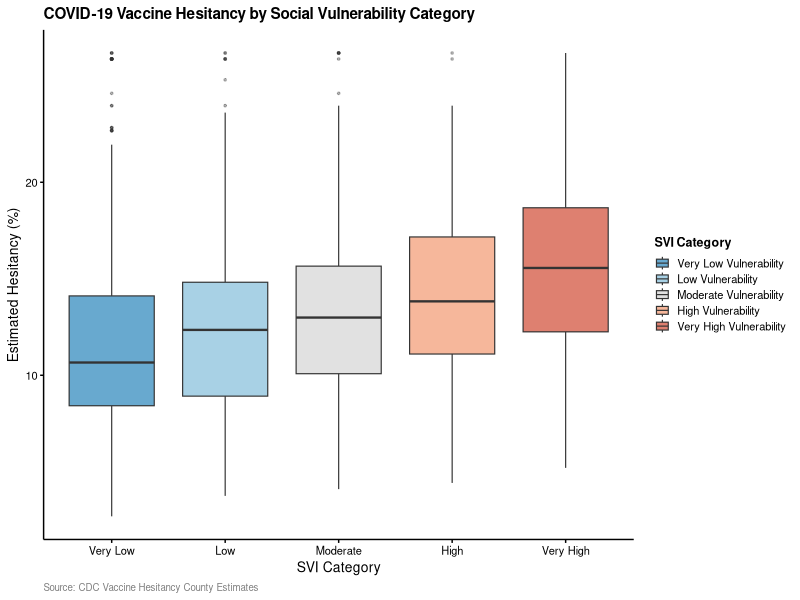
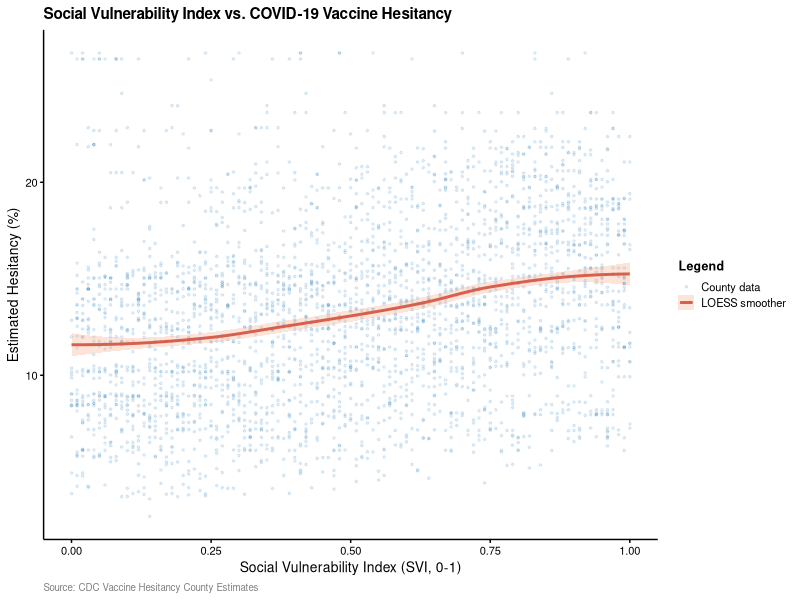
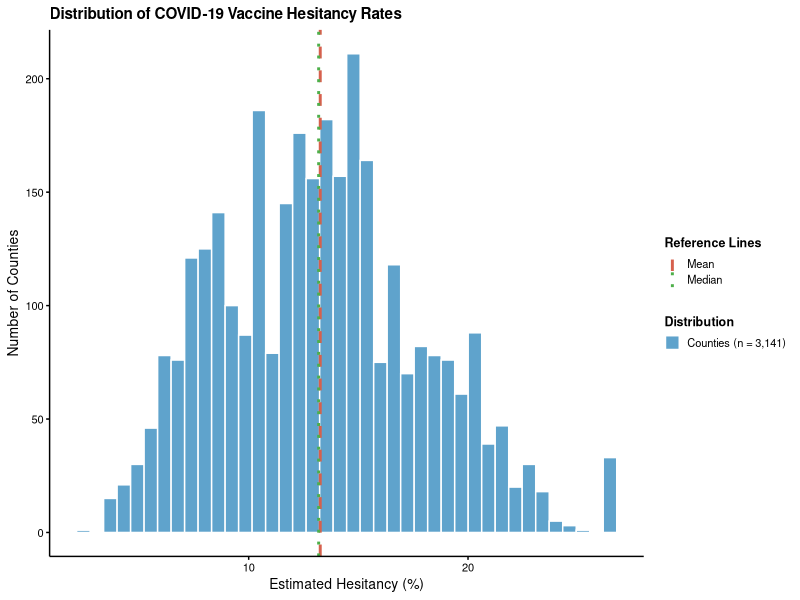
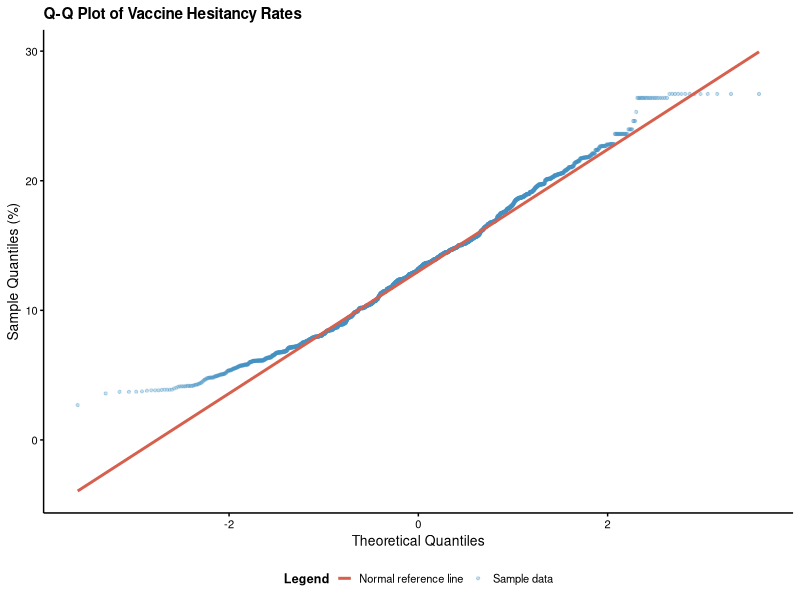
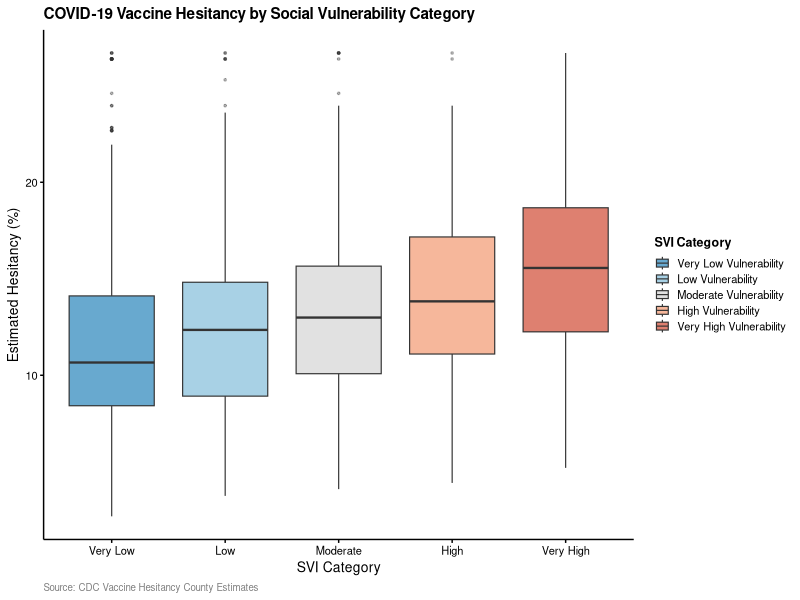
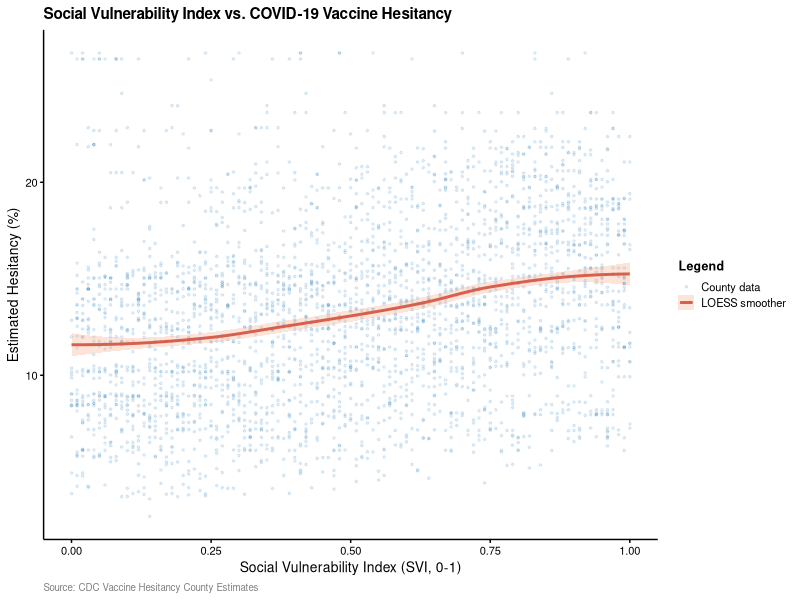
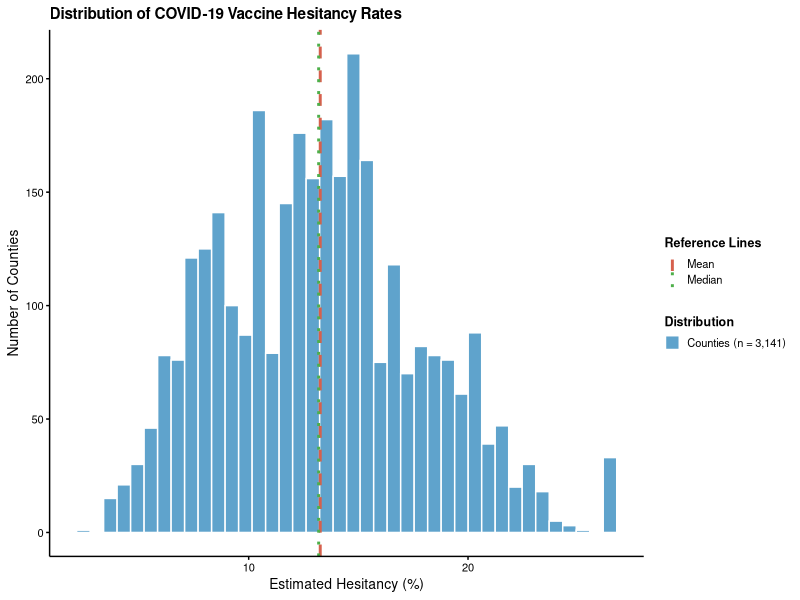
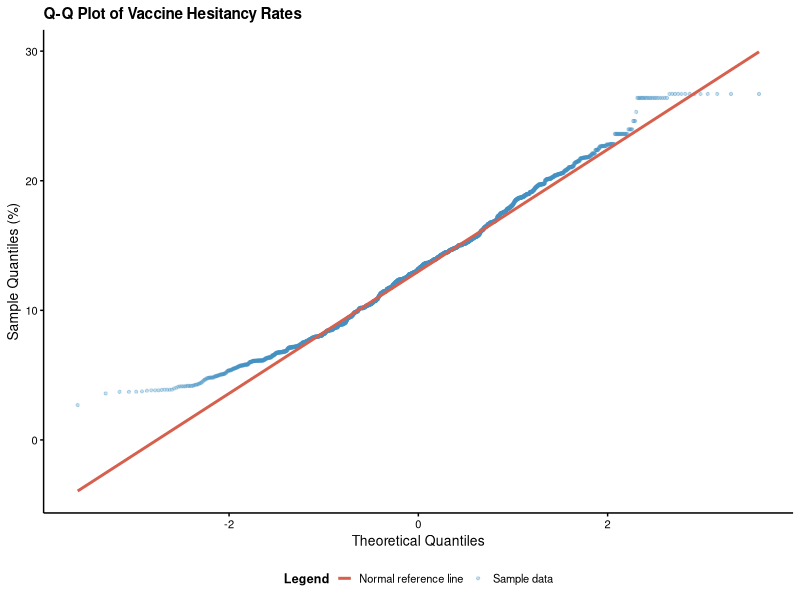

Reproduce these figures in R, in order.
# =============================================================================
# VTPEH 6270 - Checkpoint 6
# Author: Sowmya Srinivasan
# Date: 2026-04-14
# Research Question: Is COVID-19 vaccine hesitancy higher in counties with
#                    higher Social Vulnerability Index (SVI)?
# =============================================================================

# -----------------------------------------------------------------------------
# 1. Load Libraries
# -----------------------------------------------------------------------------
library(readxl)
library(dplyr)
library(ggplot2)
library(knitr)
library(kableExtra)
library(tidyr)

# -----------------------------------------------------------------------------
# 2. Load Data
# -----------------------------------------------------------------------------
setwd("/Users/sowmya427/Desktop/VTPEH-6270-R-Lab/data")

raw <- read.csv("R Lab_Vaccine_Hesitancy.csv", check.names = FALSE)

cat("Column names:\n")
print(names(raw))

# -----------------------------------------------------------------------------
# 3. Clean and Rename Variables
# -----------------------------------------------------------------------------
df <- raw %>%
  rename(
    fips               = `FIPS Code`,
    county             = `County Name`,
    state              = `State`,
    hesitant           = `Estimated hesitant`,
    hesitant_or_unsure = `Estimated hesitant or unsure`,
    strongly_hesitant  = `Estimated strongly hesitant`,
    svi                = `Social Vulnerability Index (SVI)`,
    svi_cat            = `SVI Category`,
    vax_rate           = `Percent adults fully vaccinated against COVID-19 (as of 6/10/21)`,
    pct_hispanic       = `Percent Hispanic`,
    pct_black          = `Percent non-Hispanic Black`,
    pct_white          = `Percent non-Hispanic White`
  ) %>%
  mutate(
    hesitant_pct = as.numeric(gsub("%", "", hesitant)),
    vax_rate_pct = as.numeric(gsub("%", "", vax_rate)),
    svi_cat = factor(
      svi_cat,
      levels = c(
        "Very Low Vulnerability",
        "Low Vulnerability",
        "Moderate Vulnerability",
        "High Vulnerability",
        "Very High Vulnerability"
      )
    )
  ) %>%
  filter(!is.na(svi), !is.na(hesitant_pct))

cat("Final sample size:", nrow(df), "counties\n")

# -----------------------------------------------------------------------------
# 4. Create Figures Output Directory
# -----------------------------------------------------------------------------
dir.create("figures/CP06", recursive = TRUE, showWarnings = FALSE)

# -----------------------------------------------------------------------------
# 5. Nature Theme
# -----------------------------------------------------------------------------
theme_nature <- function(base_size = 10) {
  theme_classic(base_size = base_size) +
    theme(
      text             = element_text(family = "sans"),
      axis.title       = element_text(size = base_size, color = "black"),
      axis.text        = element_text(size = base_size - 2, color = "black"),
      axis.line        = element_line(color = "black", linewidth = 0.5),
      axis.ticks       = element_line(color = "black", linewidth = 0.5),
      legend.text      = element_text(size = base_size - 2),
      legend.title     = element_text(size = base_size - 1, face = "bold"),
      legend.key.size  = unit(0.4, "cm"),
      plot.title       = element_text(size = base_size + 1, face = "bold", hjust = 0),
      plot.caption     = element_text(size = base_size - 3, color = "gray50", hjust = 0),
      panel.border     = element_blank(),
      strip.background = element_blank()
    )
}

# -----------------------------------------------------------------------------
# 6. Descriptive Statistics Table
# -----------------------------------------------------------------------------
summary_tbl <- df %>%
  group_by(svi_cat) %>%
  summarise(
    n      = n(),
    Mean   = round(mean(hesitant_pct), 2),
    SD     = round(sd(hesitant_pct), 2),
    Median = round(median(hesitant_pct), 2),
    Min    = round(min(hesitant_pct), 2),
    Max    = round(max(hesitant_pct), 2),
    .groups = "drop"
  )

print(summary_tbl)

# -----------------------------------------------------------------------------
# 7. Figure 1 - Boxplot
# -----------------------------------------------------------------------------
p_box <- ggplot(df, aes(x = svi_cat, y = hesitant_pct, fill = svi_cat)) +
  geom_boxplot(
    alpha         = 0.80,
    outlier.size  = 0.6,
    outlier.alpha = 0.35,
    linewidth     = 0.4
  ) +
  scale_fill_manual(
    name   = "SVI Category",
    values = c(
      "Very Low Vulnerability"  = "#4393C3",
      "Low Vulnerability"       = "#92C5DE",
      "Moderate Vulnerability"  = "#D9D9D9",
      "High Vulnerability"      = "#F4A582",
      "Very High Vulnerability" = "#D6604D"
    )
  ) +
  scale_x_discrete(
    labels = c("Very Low", "Low", "Moderate", "High", "Very High")
  ) +
  labs(
    title   = "COVID-19 Vaccine Hesitancy by Social Vulnerability Category",
    x       = "SVI Category",
    y       = "Estimated Hesitancy (%)",
    caption = "Source: CDC Vaccine Hesitancy County Estimates"
  ) +
  theme_nature()

p_box
ggsave("figures/CP06/CP06_boxplot.pdf", plot = p_box, width = 7, height = 5)

# -----------------------------------------------------------------------------
# 8. Figure 2 - Scatterplot
# -----------------------------------------------------------------------------
p_scatter <- ggplot(df, aes(x = svi, y = hesitant_pct)) +
  geom_point(
    aes(color = "County data"),
    alpha = 0.15,
    size  = 0.6
  ) +
  geom_smooth(
    aes(color = "LOESS smoother"),
    method    = "loess",
    linewidth = 1,
    se        = TRUE,
    fill      = "#F4A582",
    alpha     = 0.3
  ) +
  scale_color_manual(
    name   = "Legend",
    values = c(
      "County data"     = "#4393C3",
      "LOESS smoother"  = "#D6604D"
    )
  ) +
  labs(
    title   = "Social Vulnerability Index vs. COVID-19 Vaccine Hesitancy",
    x       = "Social Vulnerability Index (SVI, 0-1)",
    y       = "Estimated Hesitancy (%)",
    caption = "Source: CDC Vaccine Hesitancy County Estimates"
  ) +
  theme_nature()

p_scatter
ggsave("figures/CP06/CP06_scatterplot.pdf", plot = p_scatter, width = 7, height = 5)

# -----------------------------------------------------------------------------
# 9. Figure 3 - Histogram (Normality Check)
# -----------------------------------------------------------------------------
p_hist <- ggplot(df, aes(x = hesitant_pct)) +
  geom_histogram(
    aes(fill = "Counties (n = 3,141)"),
    bins  = 40,
    color = "white",
    alpha = 0.85
  ) +
  geom_vline(
    aes(xintercept = mean(hesitant_pct, na.rm = TRUE), color = "Mean"),
    linewidth = 1,
    linetype  = "dashed"
  ) +
  geom_vline(
    aes(xintercept = median(hesitant_pct, na.rm = TRUE), color = "Median"),
    linewidth = 1,
    linetype  = "dotted"
  ) +
  scale_fill_manual(
    name   = "Distribution",
    values = c("Counties (n = 3,141)" = "#4393C3")
  ) +
  scale_color_manual(
    name   = "Reference Lines",
    values = c("Mean" = "#D6604D", "Median" = "#4DAF4A")
  ) +
  labs(
    title = "Distribution of COVID-19 Vaccine Hesitancy Rates",
    x     = "Estimated Hesitancy (%)",
    y     = "Number of Counties"
  ) +
  theme_nature() +
  theme(legend.position = "right")

p_hist
ggsave("figures/CP06/CP06_histogram.pdf", plot = p_hist, width = 7, height = 5)

# -----------------------------------------------------------------------------
# 10. Figure 4 - Q-Q Plot (Normality Check)
# -----------------------------------------------------------------------------
p_qq <- ggplot(df, aes(sample = hesitant_pct)) +
  stat_qq(
    aes(color = "Sample data"),
    alpha = 0.3,
    size  = 0.8
  ) +
  stat_qq_line(
    aes(color = "Normal reference line"),
    linewidth = 1
  ) +
  scale_color_manual(
    name   = "Legend",
    values = c(
      "Sample data"          = "#4393C3",
      "Normal reference line" = "#D6604D"
    )
  ) +
  labs(
    title = "Q-Q Plot of Vaccine Hesitancy Rates",
    x     = "Theoretical Quantiles",
    y     = "Sample Quantiles (%)"
  ) +
  theme_nature() +
  theme(legend.position = "bottom")

p_qq
ggsave("figures/CP06/CP06_qqplot.pdf", plot = p_qq, width = 7, height = 5)

# -----------------------------------------------------------------------------
# 11. Shapiro-Wilk Normality Test
# -----------------------------------------------------------------------------
sw <- shapiro.test(df$hesitant_pct)

sw_tbl <- data.frame(
  Test    = "Shapiro-Wilk",
  W       = round(sw$statistic, 4),
  p_value = ifelse(sw$p.value < 0.001, "< 0.001", round(sw$p.value, 4)),
  Result  = ifelse(sw$p.value < 0.05,
                   "Non-normal - use non-parametric tests",
                   "Normal distribution"),
  check.names = FALSE
)

print(sw_tbl)

# -----------------------------------------------------------------------------
# 12. Kruskal-Wallis Test
# -----------------------------------------------------------------------------
kw <- kruskal.test(hesitant_pct ~ svi_cat, data = df)

kw_tbl <- data.frame(
  Test         = "Kruskal-Wallis Rank-Sum Test",
  Chi_squared  = round(kw$statistic, 3),
  df           = kw$parameter,
  p_value      = ifelse(kw$p.value < 0.001, "< 0.001", round(kw$p.value, 4)),
  Result       = "Significant difference in hesitancy across SVI categories",
  check.names  = FALSE
)

print(kw_tbl)

# -----------------------------------------------------------------------------
# 13. Pairwise Wilcoxon Test (Post-Hoc)
# -----------------------------------------------------------------------------
pw <- pairwise.wilcox.test(
  x              = df$hesitant_pct,
  g              = df$svi_cat,
  p.adjust.method = "bonferroni"
)

pw_tbl <- as.data.frame(pw$p.value) %>%
  tibble::rownames_to_column(var = "Group") %>%
  mutate(across(where(is.numeric), ~ case_when(
    .  < 0.001 ~ "< 0.001",
    .  < 0.05  ~ as.character(round(., 3)),
    is.na(.)   ~ "--",
    TRUE       ~ as.character(round(., 3))
  )))

print(pw_tbl)

# -----------------------------------------------------------------------------
# 14. Spearman Correlation
# -----------------------------------------------------------------------------
sp <- cor.test(df$svi, df$hesitant_pct, method = "spearman")

sp_tbl <- data.frame(
  Test      = "Spearman Rank Correlation",
  rho       = round(sp$estimate, 3),
  S         = round(sp$statistic, 1),
  p_value   = ifelse(sp$p.value < 0.001, "< 0.001", round(sp$p.value, 4)),
  Direction = "Positive association",
  Result    = "Higher SVI linked to higher hesitancy",
  check.names = FALSE
)

print(sp_tbl)
